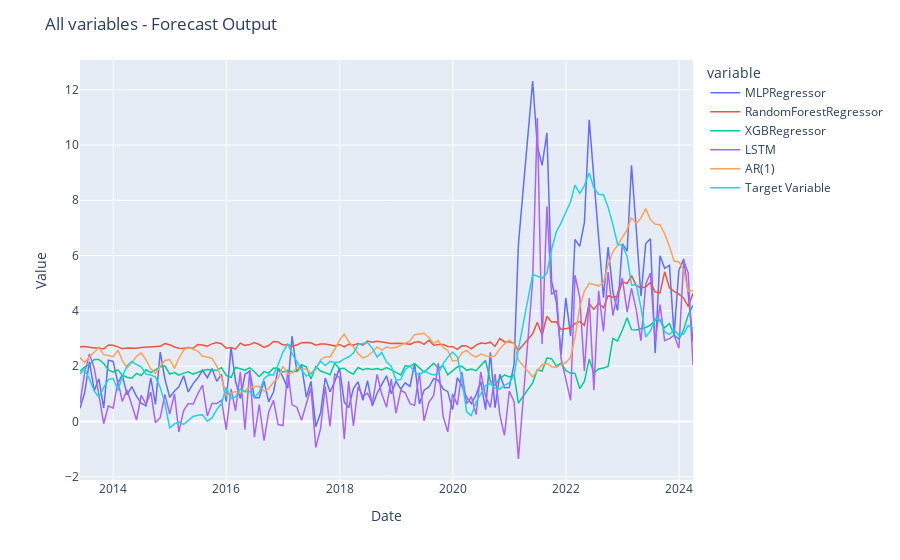

The cell this chart's notebook holds for it:
### Markdown cell above
# Prediction results

### Code cell
create_visualizations(pred_results, performance_table, title = 'All variables')

### Figure 1 — Plotly figure (JSON) as saved in the notebook; plotly's stock layout.template omitted (floating-point values rounded to 4 significant figures; data arrays with more than 128 entries replaced by an {"elided": "..."} marker saying what was removed)
{"data": [{"hovertemplate": "variable=MLPRegressor<br>x=%{x}<br>Value=%{y}<extra></extra>", "legendgroup": "MLPRegressor", "line": {"color": "#636EFA", "dash": "solid", "width": 1.5}, "marker": {"symbol": "circle"}, "mode": "lines", "name": "MLPRegressor", "orientation": "v", "showlegend": true, "type": "scatter", "x": {"elided": "129 str values"}, "xaxis": "x", "y": {"elided": "129 float values"}, "yaxis": "y"}, {"hovertemplate": "variable=RandomForestRegressor<br>x=%{x}<br>Value=%{y}<extra></extra>", "legendgroup": "RandomForestRegressor", "line": {"color": "#EF553B", "dash": "solid", "width": 1.5}, "marker": {"symbol": "circle"}, "mode": "lines", "name": "RandomForestRegressor", "orientation": "v", "showlegend": true, "type": "scatter", "x": {"elided": "129 str values"}, "xaxis": "x", "y": {"elided": "129 float values"}, "yaxis": "y"}, {"hovertemplate": "variable=XGBRegressor<br>x=%{x}<br>Value=%{y}<extra></extra>", "legendgroup": "XGBRegressor", "line": {"color": "#00CC96", "dash": "solid", "width": 1.5}, "marker": {"symbol": "circle"}, "mode": "lines", "name": "XGBRegressor", "orientation": "v", "showlegend": true, "type": "scatter", "x": {"elided": "129 str values"}, "xaxis": "x", "y": {"elided": "129 float values"}, "yaxis": "y"}, {"hovertemplate": "variable=LSTM<br>x=%{x}<br>Value=%{y}<extra></extra>", "legendgroup": "LSTM", "line": {"color": "#AB63FA", "dash": "solid", "width": 1.5}, "marker": {"symbol": "circle"}, "mode": "lines", "name": "LSTM", "orientation": "v", "showlegend": true, "type": "scatter", "x": {"elided": "129 str values"}, "xaxis": "x", "y": {"elided": "129 float values"}, "yaxis": "y"}, {"hovertemplate": "variable=AR(1)<br>x=%{x}<br>Value=%{y}<extra></extra>", "legendgroup": "AR(1)", "line": {"color": "#FFA15A", "dash": "solid", "width": 1.5}, "marker": {"symbol": "circle"}, "mode": "lines", "name": "AR(1)", "orientation": "v", "showlegend": true, "type": "scatter", "x": {"elided": "129 str values"}, "xaxis": "x", "y": {"elided": "129 float values"}, "yaxis": "y"}, {"hovertemplate": "variable=target_var<br>x=%{x}<br>Value=%{y}<extra></extra>", "legendgroup": "target_var", "line": {"color": "#19D3F3", "dash": "solid", "width": 1.5}, "marker": {"symbol": "circle"}, "mode": "lines", "name": "Target Variable", "orientation": "v", "showlegend": true, "type": "scatter", "x": {"elided": "129 str values"}, "xaxis": "x", "y": {"elided": "129 float values"}, "yaxis": "y"}], "layout": {"legend": {"title": {"text": "variable"}, "tracegroupgap": 0}, "margin": {"t": 60}, "title": {"text": "All variables - Forecast Output"}, "xaxis": {"anchor": "y", "domain": [0, 1], "title": {"text": "Date"}}, "yaxis": {"anchor": "x", "domain": [0, 1], "title": {"text": "Value"}}}}
